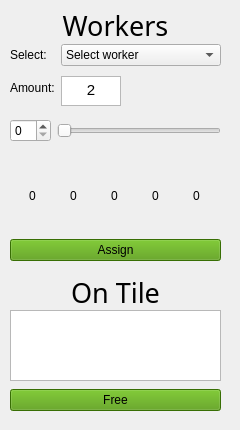
     <widget class="QWidget" name="tab_3">
      <attribute name="title">
       <string>Workers</string>
      </attribute>
      <widget class="QListWidget" name="workersOnTileList">
       <property name="geometry">
        <rect>
         <x>10</x>
         <y>310</y>
         <width>211</width>
         <height>71</height>
        </rect>
       </property>
      </widget>
      <widget class="QWidget" name="formLayoutWidget_2">
       <property name="geometry">
        <rect>
         <x>10</x>
         <y>40</y>
         <width>211</width>
         <height>71</height>
        </rect>
       </property>
       <layout class="QFormLayout" name="workerInfoLayout">
        <item row="0" column="0">
         <widget class="QLabel" name="selectLabel">
          <property name="text">
           <string>Select:</string>
          </property>
         </widget>
        </item>
        <item row="0" column="1">
         <widget class="QComboBox" name="workersBox">
          <item>
           <property name="text">
            <string>Select worker</string>
           </property>
          </item>
         </widget>
        </item>
        <item row="1" column="0">
         <widget class="QLabel" name="amountLabel">
          <property name="text">
           <string>Amount:</string>
          </property>
         </widget>
        </item>
        <item row="1" column="1">
         <widget class="QTextBrowser" name="workerCountBrowser">
          <property name="maximumSize">
           <size>
            <width>60</width>
            <height>30</height>
           </size>
          </property>
          <property name="html">
           <string>&lt;!DOCTYPE HTML PUBLIC &quot;-//W3C//DTD HTML 4.0//EN&quot; &quot;http://www.w3.org/TR/REC-html40/strict.dtd&quot;&gt;
&lt;html&gt;&lt;head&gt;&lt;meta name=&quot;qrichtext&quot; content=&quot;1&quot; /&gt;&lt;style type=&quot;text/css&quot;&gt;
p, li { white-space: pre-wrap; }
&lt;/style&gt;&lt;/head&gt;&lt;body style=&quot; font-family:'MS Shell Dlg 2'; font-size:8.25pt; font-weight:400; font-style:normal;&quot;&gt;
&lt;p align=&quot;center&quot; style=&quot; margin-top:0px; margin-bottom:0px; margin-left:0px; margin-right:0px; -qt-block-indent:0; text-indent:0px;&quot;&gt;&lt;span style=&quot; font-family:'Cantarell'; font-size:11pt;&quot;&gt;2&lt;/span&gt;&lt;/p&gt;&lt;/body&gt;&lt;/html&gt;</string>
          </property>
         </widget>
        </item>
       </layout>
      </widget>
      <widget class="QWidget" name="gridLayoutWidget">
       <property name="geometry">
        <rect>
         <x>10</x>
         <y>110</y>
         <width>211</width>
         <height>41</height>
        </rect>
       </property>
       <layout class="QGridLayout" name="workerManageLayout">
        <item row="0" column="0">
         <widget class="QSpinBox" name="workerSpinBox"/>
        </item>
        <item row="0" column="1">
         <widget class="QSlider" name="workerSlider">
          <property name="orientation">
           <enum>Qt::Horizontal</enum>
          </property>
         </widget>
        </item>
       </layout>
      </widget>
      <widget class="QLabel" name="workerLabel">
       <property name="geometry">
        <rect>
         <x>0</x>
         <y>10</y>
         <width>231</width>
         <height>31</height>
        </rect>
       </property>
       <property name="font">
        <font>
         <family>PakType Naskh Basic</family>
         <pointsize>20</pointsize>
         <weight>50</weight>
         <bold>false</bold>
        </font>
       </property>
       <property name="text">
        <string>Workers</string>
       </property>
       <property name="alignment">
        <set>Qt::AlignCenter</set>
       </property>
      </widget>
      <widget class="QWidget" name="layoutWidgetThis">
       <property name="geometry">
        <rect>
         <x>10</x>
         <y>150</y>
         <width>211</width>
         <height>61</height>
        </rect>
       </property>
       <layout class="QGridLayout" name="buildCostLayout_2">
        <item row="1" column="2">
         <widget class="QLabel" name="stoneCostLabelWorkers">
          <property name="text">
           <string>0</string>
          </property>
          <property name="alignment">
           <set>Qt::AlignCenter</set>
          </property>
         </widget>
        </item>
        <item row="0" column="3">
         <widget class="QLabel" name="oreImageLabel_4">
          <property name="maximumSize">
           <size>
            <width>25</width>
            <height>25</height>
           </size>
          </property>
          <property name="baseSize">
           <size>
            <width>0</width>
            <height>0</height>
           </size>
          </property>
          <property name="text">
           <string/>
          </property>
          <property name="pixmap">
           <pixmap resource="../resources.qrc">:/images/images/Icons/iron.png</pixmap>
          </property>
          <property name="scaledContents">
           <bool>true</bool>
          </property>
         </widget>
        </item>
        <item row="0" column="0">
         <widget class="QLabel" name="woodImageLabel_4">
          <property name="maximumSize">
           <size>
            <width>25</width>
            <height>25</height>
           </size>
          </property>
          <property name="baseSize">
           <size>
            <width>0</width>
            <height>0</height>
           </size>
          </property>
          <property name="text">
           <string/>
          </property>
          <property name="pixmap">
           <pixmap resource="../resources.qrc">:/images/images/Icons/logs.png</pixmap>
          </property>
          <property name="scaledContents">
           <bool>true</bool>
          </property>
         </widget>
        </item>
        <item row="0" column="2">
         <widget class="QLabel" name="stoneImageLabel_4">
          <property name="maximumSize">
           <size>
            <width>25</width>
            <height>25</height>
           </size>
          </property>
          <property name="baseSize">
           <size>
            <width>0</width>
            <height>0</height>
           </size>
          </property>
          <property name="text">
           <string/>
          </property>
          <property name="pixmap">
           <pixmap resource="../resources.qrc">:/images/images/Icons/stone.png</pixmap>
          </property>
          <property name="scaledContents">
           <bool>true</bool>
          </property>
         </widget>
        </item>
        <item row="1" column="0">
         <widget class="QLabel" name="woodCostLabelWorkers">
          <property name="text">
           <string>0</string>
          </property>
          <property name="alignment">
           <set>Qt::AlignCenter</set>
          </property>
         </widget>
        </item>
        <item row="0" column="1">
         <widget class="QLabel" name="foodImageLabel_4">
          <property name="maximumSize">
           <size>
            <width>25</width>
            <height>25</height>
           </size>
          </property>
          <property name="baseSize">
           <size>
            <width>0</width>
            <height>0</height>
           </size>
          </property>
          <property name="text">
           <string/>
          </property>
          <property name="pixmap">
           <pixmap resource="../resources.qrc">:/images/images/Icons/food.png</pixmap>
          </property>
          <property name="scaledContents">
           <bool>true</bool>
          </property>
         </widget>
        </item>
        <item row="1" column="4">
         <widget class="QLabel" name="moneyCostLabelWorkers">
          <property name="text">
           <string>0</string>
          </property>
          <property name="alignment">
           <set>Qt::AlignCenter</set>
          </property>
         </widget>
        </item>
        <item row="1" column="1">
         <widget class="QLabel" name="FoodCostLabelWorkers">
          <property name="text">
           <string>0</string>
          </property>
          <property name="alignment">
           <set>Qt::AlignCenter</set>
          </property>
         </widget>
        </item>
        <item row="0" column="4">
         <widget class="QLabel" name="moneyImageLabel_4">
          <property name="maximumSize">
           <size>
            <width>25</width>
            <height>25</height>
           </size>
          </property>
          <property name="text">
           <string/>
          </property>
          <property name="pixmap">
           <pixmap resource="../resources.qrc">:/images/images/Icons/coins.png</pixmap>
          </property>
          <property name="scaledContents">
           <bool>true</bool>
          </property>
         </widget>
        </item>
        <item row="1" column="3">
         <widget class="QLabel" name="oreCostLabelWorkers">
          <property name="text">
           <string>0</string>
          </property>
          <property name="alignment">
           <set>Qt::AlignCenter</set>
          </property>
         </widget>
        </item>
       </layout>
      </widget>
      <widget class="QWidget" name="horizontalLayoutWidget_2">
       <property name="geometry">
        <rect>
         <x>10</x>
         <y>230</y>
         <width>211</width>
         <height>41</height>
        </rect>
       </property>
       <layout class="QHBoxLayout" name="workerButtonLayout">
        <item>
         <widget class="QPushButton" name="assignButton">
          <property name="styleSheet">
           <string notr="true">background-color: rgb(78, 154, 6);</string>
          </property>
          <property name="text">
           <string>Assign</string>
          </property>
         </widget>
        </item>
       </layout>
      </widget>
      <widget class="QLabel" name="hireCostLabel">
       <property name="enabled">
        <bool>true</bool>
       </property>
       <property name="geometry">
        <rect>
         <x>10</x>
         <y>210</y>
         <width>211</width>
         <height>20</height>
        </rect>
       </property>
       <property name="maximumSize">
        <size>
         <width>16777215</width>
         <height>20</height>
        </size>
       </property>
       <property name="text">
        <string/>
       </property>
       <property name="alignment">
        <set>Qt::AlignCenter</set>
       </property>
      </widget>
      <widget class="QWidget" name="horizontalLayoutWidget_3">
       <property name="geometry">
        <rect>
         <x>10</x>
         <y>380</y>
         <width>211</width>
         <height>41</height>
        </rect>
       </property>
       <layout class="QHBoxLayout" name="workerButtonLayout_2">
        <item>
         <widget class="QPushButton" name="freeButton">
          <property name="styleSheet">
           <string notr="true">background-color: rgb(78, 154, 6);</string>
          </property>
          <property name="text">
           <string>Free</string>
          </property>
         </widget>
        </item>
       </layout>
      </widget>
      <widget class="QLabel" name="workerLabel_2">
       <property name="geometry">
        <rect>
         <x>0</x>
         <y>277</y>
         <width>231</width>
         <height>31</height>
        </rect>
       </property>
       <property name="font">
        <font>
         <family>PakType Naskh Basic</family>
         <pointsize>20</pointsize>
         <weight>50</weight>
         <bold>false</bold>
        </font>
       </property>
       <property name="text">
        <string>On Tile</string>
       </property>
       <property name="alignment">
        <set>Qt::AlignCenter</set>
       </property>
      </widget>
     </widget>
